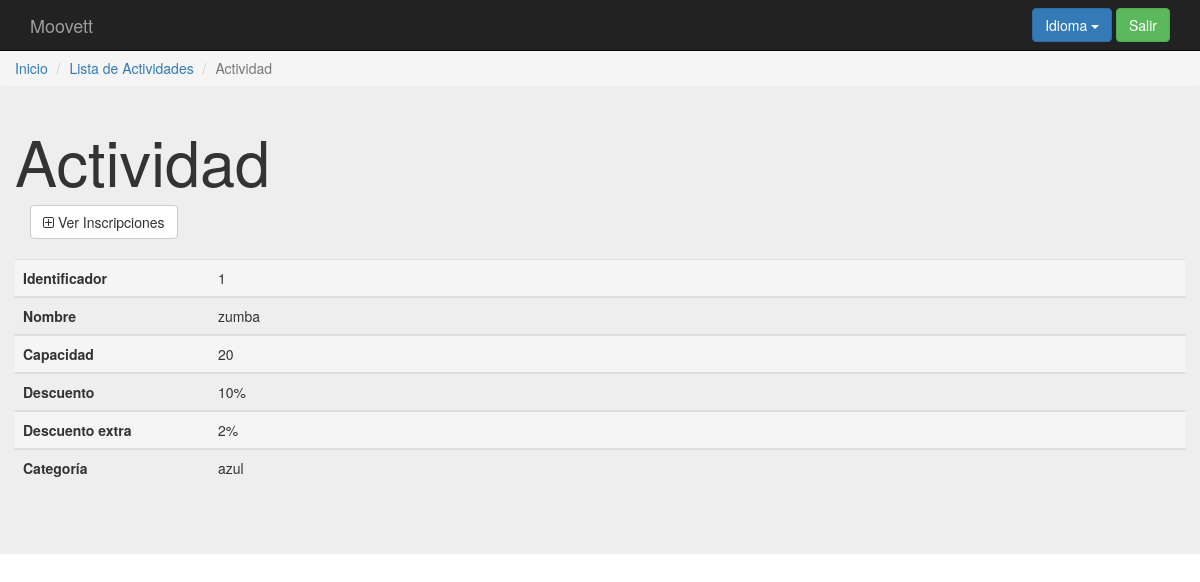
/index.php?controller=activity&action=showone&id=1 (signed in), run on the app's committed database.
### tables this page shows
create table `aplica` (
  `descuento_id` int(11) not null,
  `actividad_id` int(11) not null,
  `extra` int(11) default null
);

create table `actividad` (
`id` int(11) not null,
  `nombre` varchar(10) not null,
  `capacidad` smallint(6) not null,
  `precio` smallint(6) not null,
  `categoria_id` int(11) not null
);

create table `descuento` (
`id` int(11) not null,
  `descripcion` text not null,
  `cantidad` float not null,
  `categoria_id` int(11) not null
);

create table `categoria` (
`id` int(11) not null,
  `tipo` varchar(50) not null
);

### core/ViewManager.php (called while the page is built, shortened)
<?php
class ViewManager {
    private $variables = array();
    public function setVariable($varname, $value, $flash=false) {
        $this->variables[$varname] = $value;
    }
    public function getVariable($varname, $default=NULL) {
        if (!isset($this->variables[$varname])) {
            return $default;
        }
        return $this->variables[$varname];
    }
    public function render($controller, $viewname) {
        include(__DIR__."/../Views/$controller/$viewname.php");
    }
    private static $viewmanager_singleton = NULL;
    public static function getInstance() {
        if (self::$viewmanager_singleton == null) {
            self::$viewmanager_singleton = new ViewManager();
        }
        return self::$viewmanager_singleton;
    }
}

### Controllers/ACTIVITY_Controller.php (called while the page is built, shortened)
<?php
require_once(__DIR__."/../core/ViewManager.php");
require_once(__DIR__."/../core/I18n.php");
require_once(__DIR__."/../Models/Activity.php");
require_once(__DIR__."/../Models/ACTIVITY_Model.php");
class ACTIVITY_Controller extends BaseController {
    private $activityMapper;
    public function __construct() {
        $this->activityMapper = new ACTIVITY_Model();
        $this->view->setLayout("default");
    }
    public function showone(){
        $activityid = $_REQUEST["id"];
        $activity = $this->activityMapper->fetch($activityid);
        $discounts = $this->activityMapper->fetchDiscounts();
        $categories = $this->activityMapper->fetchCategories();
        $this->view->setVariable("categories", $categories);
        $this->view->setVariable("discounts", $discounts);
        $this->view->setVariable("activity", $activity);
        $this->view->render("activity", "ACTIVITY_SHOWONE_Vista");
    }
}

### index.php (called while the page is built, shortened)
<?php
function run() {
    try{
        $controller = loadController($_GET["controller"]);
        $actionName = $_GET["action"];
        $controller->$actionName();
    } catch(Exception $ex) {
        die($ex->getMessage());
  }
}
function loadController($controllerName) {
    return new $controllerClassName();
}
run();
?>

### core/I18n.php (called while the page is built, shortened)
<?php
class I18n {
  private $messages;
  public function setLanguage($language) {
    $this->messages = $i18n_messages;
  }
  public function i18n($key) {
    if (isset($this->messages[$key])){
      return $this->messages[$key];
    }else{
      return $key;
    }
  }
  private static $i18n_singleton = null;
  public static function getInstance() {
    if (self::$i18n_singleton == NULL) {
      self::$i18n_singleton = new I18n();
    }
    return self::$i18n_singleton;
  }
}
function i18n($key) {
  return I18n::getInstance()->i18n($key);
}

### Models/Activity.php (called while the page is built, shortened)
<?php
class Activity {
    private $id;
    private $nombre;
    private $capacidad;
    private $categoria_id;
    private $extra_discount;
    public function __construct($id=NULL, $nombre=NULL, $capacidad=NULL, $precio=NULL, $descuento_id=NULL, $categoria_id=NULL, $extra_discount=NULL ) {
        $this->id = $id;
        $this->nombre = $nombre;
        $this->capacidad = $capacidad;
        $this->categoria_id = $categoria_id;
        $this->extra_discount = $extra_discount;
    }
    public function getID() {
        return $this->id;
    }
    public function getActivityName() {
        return $this->nombre;
    }
    public function getCapacity() {
        return $this->capacidad;
    }
    public function getCategoryid() {
        return $this->categoria_id;
    }
    public function getExtraDiscount() {
        return $this->extra_discount;
    }
}

### Models/ACTIVITY_Model.php (called while the page is built, shortened)
<?php
require_once(__DIR__."/../core/PDOConnection.php");
class ACTIVITY_Model {
    private $db;
    public function __construct() {
        $this->db = PDOConnection::getInstance();
    }
    public function fetch($activityID){
      $sql = $this->db->prepare("SELECT actividad.id,actividad.nombre,actividad.capacidad,actividad.precio,aplica.descuento_id,actividad.categoria_id,aplica.extra FROM actividad,aplica,descuento
                                 WHERE actividad.id=? AND actividad.id = aplica.actividad_id AND aplica.descuento_id = descuento.id ORDER BY nombre");
        $sql->execute(array($activityID));
        $activity = $sql->fetch(PDO::FETCH_ASSOC);
        if($activity != NULL) {
            return new Activity($activity["id"], $activity["nombre"],$activity["capacidad"],$activity["precio"],$activity["descuento_id"],$activity["categoria_id"],$activity["extra"]);
        }
    }
    public function fetchDiscounts(){
        $sql = $this->db->query("SELECT id,descripcion,cantidad,categoria_id FROM descuento");
        $list_db = $sql->fetchAll(PDO::FETCH_ASSOC);
        if($list_db != NULL) {
            return $list_db;
        } else {
            return NULL;
        }
    }
    public function fetchCategories(){
        $sql = $this->db->query("SELECT id,tipo FROM categoria ");
        $list_db = $sql->fetchAll(PDO::FETCH_ASSOC);
        if($list_db != NULL) {
            return $list_db;
        } else {
            return NULL;
        }
    }
}

### core/PDOConnection.php (called while the page is built)
<?php
class PDOConnection {
    private static $dbhost = "127.0.0.1";
    private static $dbname = "moovett";
    private static $dbuser = "moovett";
    private static $dbpass = "moovett";
    private static $db_singleton = null;
    public static function getInstance() {
        if (self::$db_singleton == null) {
            self::$db_singleton = new PDO(
                "mysql:host=".self::$dbhost.";dbname=".self::$dbname.";charset=utf8",
                self::$dbuser,
                self::$dbpass,
                array(
                    PDO::ATTR_EMULATE_PREPARES => false,
                    PDO::ATTR_ERRMODE => PDO::ERRMODE_EXCEPTION
                )
            );
        }
        return self::$db_singleton;
    }
}
?>

### Models/PERMISSION_Model.php (called while the page is built, shortened)
<?php
require_once(__DIR__."/../core/PDOConnection.php");
class PERMISSION_Model {
    private $db;
    public function __construct() {
        $this->db = PDOConnection::getInstance();
    }
    private function checkProfilePerms($controllername, $actionname, $userid) {
        $join = "SELECT count(p.id) from user, profile, profile_perms as pp, permission as p WHERE profile.profilename=user.profile AND profile.id=pp.profile AND pp.permission=p.id AND user.id=? AND p.controller=? AND p.action=?";
        $sql = $this->db->prepare($join);
        $sql->execute(array($userid, $controllername, $actionname));
        if ($sql->fetchColumn() > 0) {
            return true;
        }
        return false;
    }
}

### Views/activity/ACTIVITY_SHOWONE_Vista.php (the view, shortened to what this page needs)
<?php
require_once(__DIR__."/../../core/ViewManager.php");
$view = ViewManager::getInstance();
$view->setVariable("title", "Show Activity");
$activity = $view->getVariable("activity");
$discounts = $view->getVariable("discounts");
$categories = $view->getVariable("categories");
?>
<div class="jumbotron">
  <div class="design">
  <ol class="breadcrumb">
    <li class="breadcrumb-item"><a href="index.php?controller=user&amp;action=login"><?= i18n("Home") ?></a></li>
    <li class="breadcrumb-item"><a href="index.php?controller=activity&amp;action=show"><?= i18n("List of Activities") ?></a></li>
    <li class="breadcrumb-item active"><?= i18n("Activity") ?></li>
  </ol>
  </div>
    <div class="container">
  	  <div class="row">
      <h1><?= i18n("Activity")?></h1>
      </div>
      <a href="index.php?controller=activity&amp;action=inscriptions&amp;id=<?=$activity->getID()?>" class="btn btn-default"><i class="fa fa-plus-square-o" aria-hidden="true"></i> <?= i18n("View Inscriptions") ?></a>
      <div class="row top-buffer">
        <table class="table">
        <tbody>
          <tr class="active">
            <th class="col-sm-2"><?= i18n("Identifier")?></th>
            <td class="col-sm-10"><?= $activity->getID() ?></td>
          </tr>
        </tbody>
        <tbody>
          <tr>
            <th><?= i18n("Name")?></th>
            <td><?= $activity->getActivityName() ?></td>
          </tr>
        </tbody>
        <tbody>
          <tr class="active">
            <th><?= i18n("Capacity")?></th>
            <td><?= $activity->getCapacity() ?></td>
          </tr>
        </tbody>
        <tbody>
          <tr>
            <th><?= i18n("Discount")?></th>
            <?php $d = "0" ?>
            <?php foreach($discounts as $discount => $value){ ?>
              <?php if($value["id"] == $activity->getDiscountid()) {
                 $d=$value["cantidad"];
               } }  ?><td><?php echo $d."%"  ?></td>
          </tr>
        </tbody>
        <tbody>
          <tr class="active">
            <th><?= i18n("Extra discount")?></th>
              <?php if($activity->getExtraDiscount()!=NULL) {?>
                <td><?=$activity->getExtraDiscount()."%" ?></td>
              <?php }else{ ?>
                <td>0%</td>
              <?php }?>
          </tr>
        </tbody>
        <tbody>
          <tr>
            <th><?= i18n("Category")?></th>
            <?php foreach($categories as $category => $value){ ?>
              <?php if($value["id"] == $activity->getCategoryid()) {?>
              <td><?=$value["tipo"] ?></td>
            <?php } }  ?>
          </tr>
        </tbody>
        </table>
    </div>
    </div>
</div>

### css/style.css (style rules this page uses)
body { padding-top: 50px; padding-bottom: 20px; }
.design { margin-top:-48px !important; }
.top-buffer { margin-top:20px; }

### data on the page
aplica: actividad "1", actividad.nombre "zumba", actividad.capacidad "20", extra "2"
descuento: cantidad "10"
categoria: tipo "azul"

### other printed values
i18n("Language") "Idioma"
i18n("Logout") "Salir"
i18n("Home") "Inicio"
i18n("List of Activities") "Lista de Actividades"
i18n("Activity") "Actividad"
i18n("View Inscriptions") "Ver Inscripciones"
i18n("Identifier") "Identificador"
i18n("Name") "Nombre"
i18n("Capacity") "Capacidad"
i18n("Discount") "Descuento"
i18n("Extra discount") "Descuento extra"
i18n("Category") "Categoría"
